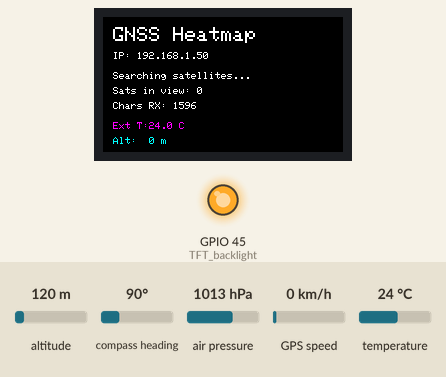
This sketch was run on a simulated ESP32. Parts: 240×135 colour display, output pins drawn as LEDs (lit = HIGH). Inputs (shaded band) come from the test bench; at power-on: altitude 120 m, temperature 24 °C, compass heading 90°, air pressure 1013 hPa, GPS speed 0 km/h. WiFi joins after 1.5 s; servers stay silent unless stated; the GPS gets a fix after 3 s at 37.7749, -122.4194 with 8 satellites; what the sketch prints to the serial monitor is not drawn.

Above: at 2.9 s.
3.0 s: altitude set to 20 m
At 4.9 s:
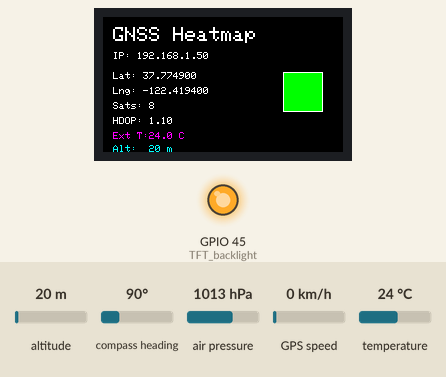
5.2 s: temperature set to 12 °C
At 6.7 s:
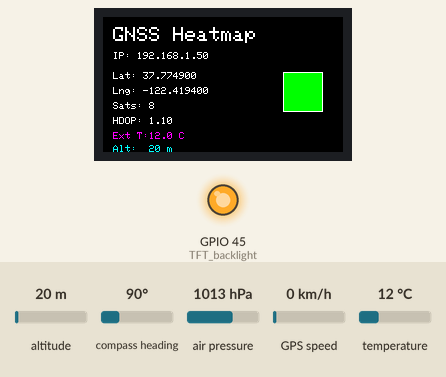
8.7 s: altitude set to 250 m
At 9.1 s:
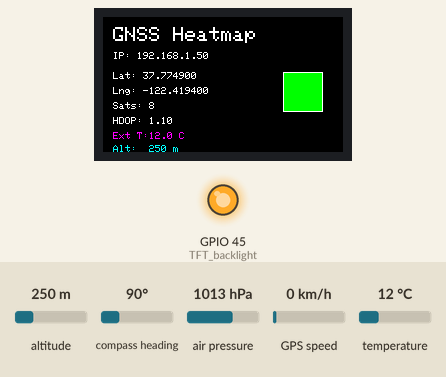
10.2 s: temperature set to 19 °C
Timing chart, 0 to 13.2 s (numbered marks = the images above; inputs shaded):
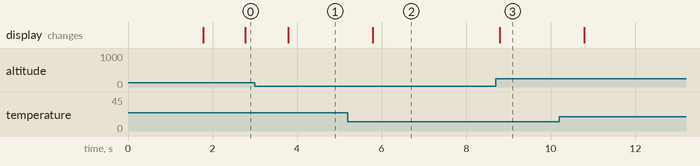

The sketch:

BIP_26_Heatmap_AddingSensorsData_V3.ino
```cpp
#include <Arduino.h>
#include <Wire.h>
#include <SPI.h>
#include <Adafruit_GFX.h>
#include <Adafruit_ST7789.h>
#include <TinyGPSPlus.h>
#include <Adafruit_BMP280.h>   // ← only new include
#include <WiFi.h>
#include <WebSocketsServer.h>

// ── Wi-Fi ─────────────────────────────────────────────────────────────────────
const char* ssid     = "iPhone14";
const char* password = "12345678";

// ── Pin definitions ───────────────────────────────────────────────────────────
#define TFT_CS         7
#define TFT_DC        39
#define TFT_RST       40
#define TFT_backlight 45
#define SPI_SCK       36
#define SPI_MISO      37
#define SPI_MOSI      35
#define I2C_SDA       42
#define I2C_SCL       41
#define GPS_RX        17
#define GPS_TX        18
#define GPS_BAUD      115200
#define BMP_ONBOARD   0x77
#define BMP_EXT       0x76

// ── Objects ───────────────────────────────────────────────────────────────────
Adafruit_ST7789  tft       = Adafruit_ST7789(TFT_CS, TFT_DC, TFT_RST);
Adafruit_BMP280  bmpOnboard;
Adafruit_BMP280  bmpExt;
TinyGPSPlus      gps;
WebSocketsServer webSocket(81);

bool bmpOnboardOK = false;
bool bmpExtOK = false;

unsigned long lastUpdate = 0;
const unsigned long UPDATE_INTERVAL = 1000;

// ── Telemetry History ─────────────────────────────────────────────────────────
struct TelemetryPoint {
  double lat; double lng; double hdop; int sats;
  float temp; float press; float alt; float speed; float dist;
};
TelemetryPoint history[300];
int histCount = 0;
unsigned long lastHistSave = 0;
const unsigned long HIST_INTERVAL = 5000; // Save history every 5 seconds (25 min total)

double lastLat = 0.0;
double lastLng = 0.0;
float totalDistance = 0.0;

// ── WebSocket event handler — UNCHANGED ──────────────────────────────────────
void webSocketEvent(uint8_t num, WStype_t type, uint8_t* payload, size_t length) {
  switch(type) {
    case WStype_DISCONNECTED:
      Serial.printf("[%u] Disconnected!\n", num);
      break;
    case WStype_CONNECTED:
      {
        IPAddress ip = webSocket.remoteIP(num);
        Serial.printf("[%u] Connected from %d.%d.%d.%d url: %s\n",
                      num, ip[0], ip[1], ip[2], ip[3], payload);
        webSocket.sendTXT(num, "{\"status\":\"connected\"}");

        // Push session history on connect
        for (int i = 0; i < histCount; i++) {
          char buf[200];
          snprintf(buf, sizeof(buf),
            "{\"lat\":%.6f,\"lng\":%.6f,\"hdop\":%.2f,\"sats\":%d,"
            "\"temp\":%.1f,\"press\":%.1f,\"altM\":%.1f,\"speed\":%.1f,\"dist\":%.1f}",
            history[i].lat, history[i].lng, history[i].hdop, history[i].sats,
            history[i].temp, history[i].press, history[i].alt, history[i].speed, history[i].dist);
          webSocket.sendTXT(num, buf);
          delay(5); // Yield to network stack to prevent buffer bloat/lag
        }
      }
      break;
    case WStype_TEXT:
    case WStype_BIN:
    case WStype_ERROR:
    case WStype_FRAGMENT_TEXT_START:
    case WStype_FRAGMENT_BIN_START:
    case WStype_FRAGMENT:
    case WStype_FRAGMENT_FIN:
      break;
  }
}

void setup() {
  Serial.begin(115200);
  Serial1.begin(GPS_BAUD, SERIAL_8N1, GPS_RX, GPS_TX);

  // ── CRITICAL INIT SEQUENCE — UNCHANGED ───────────────────────────────────
  SPI.begin(SPI_SCK, SPI_MISO, SPI_MOSI, TFT_CS);
  Wire.begin(I2C_SDA, I2C_SCL);
  pinMode(TFT_backlight, OUTPUT);
  digitalWrite(TFT_backlight, HIGH);

  tft.init(135, 240);
  tft.setRotation(3);
  tft.fillScreen(ST77XX_BLACK);

  tft.setTextColor(ST77XX_WHITE, ST77XX_BLACK);
  tft.setTextSize(2);
  tft.setCursor(10, 10);
  tft.println("GNSS Heatmap");
  tft.setTextSize(1);
  tft.setCursor(10, 40);
  tft.println("Connecting to Wi-Fi...");
  tft.setCursor(10, 60);
  tft.println(ssid);

  // ── BMP280 init — Dual Support ────────────────────────────────
  bmpOnboardOK = bmpOnboard.begin(BMP_ONBOARD);
  bmpExtOK = bmpExt.begin(BMP_EXT);

  if (bmpExtOK) {
    bmpExt.setSampling(Adafruit_BMP280::MODE_NORMAL, Adafruit_BMP280::SAMPLING_X2, Adafruit_BMP280::SAMPLING_X16, Adafruit_BMP280::FILTER_X16, Adafruit_BMP280::STANDBY_MS_500);
    Serial.println("External BMP280 (0x76) OK! Using for ambient temp.");
  } else if (bmpOnboardOK) {
    bmpOnboard.setSampling(Adafruit_BMP280::MODE_NORMAL, Adafruit_BMP280::SAMPLING_X2, Adafruit_BMP280::SAMPLING_X16, Adafruit_BMP280::FILTER_X16, Adafruit_BMP280::STANDBY_MS_500);
    Serial.println("Onboard BMP280 (0x77) OK (External not found).");
  } else {
    Serial.println("No BMP280 found — check wiring");
  }

  // ── Wi-Fi — UNCHANGED ────────────────────────────────────────────────────
  WiFi.begin(ssid, password);
  while (WiFi.status() != WL_CONNECTED) {
    delay(500);
    Serial.print(".");
  }

  webSocket.begin();
  webSocket.onEvent(webSocketEvent);

  // ── IP display — UNCHANGED ────────────────────────────────────────────────
  tft.fillScreen(ST77XX_BLACK);
  tft.setTextSize(2);
  tft.setCursor(10, 10);
  tft.println("GNSS Heatmap");
  tft.setTextSize(1);
  tft.setCursor(10, 35);
  tft.print("IP: ");
  tft.println(WiFi.localIP());
  tft.setCursor(10, 55);
  tft.println("Waiting for GPS...");
}

void loop() {
  webSocket.loop();

  while (Serial1.available() > 0) {
    gps.encode(Serial1.read());
  }

  if (millis() - lastUpdate > UPDATE_INTERVAL) {
    lastUpdate = millis();

    // ── Read Sensors every cycle ───────────────────────────────────────────
    float tempC = 0.0f;
    float press = 0.0f;

    // Prioritize external sensor if connected, otherwise fallback to onboard
    if (bmpExtOK) {
        tempC = bmpExt.readTemperature();
        press = bmpExt.readPressure() / 100.0F; // hPa
    } else if (bmpOnboardOK) {
        tempC = bmpOnboard.readTemperature();
        press = bmpOnboard.readPressure() / 100.0F; // hPa
    }
    float altM  = gps.altitude.meters();
    float speed = gps.speed.kmph();

    if (gps.location.isValid() && gps.hdop.isValid()) {
      double lat  = gps.location.lat();
      double lng  = gps.location.lng();
      double hdop = gps.hdop.hdop();
      int    sats = gps.satellites.value();

      // SMART FILTER 1: Speed Deadband
      // If speed is less than 1.5 km/h, assume stationary to prevent jitter
      if (speed < 1.5) {
          speed = 0.0;
      }

      // SMART FILTER 2: Spatial Threshold & HDOP Confidence
      if (lastLat != 0.0 && lastLng != 0.0) {
        double distMoved = TinyGPSPlus::distanceBetween(lastLat, lastLng, lat, lng);

        // Require a larger movement radius if satellite geometry (HDOP) is poor
        double minRadius = (hdop > 2.0) ? 4.0 : 2.5;

        // Only accumulate distance if we moved outside the error radius AND speed > 0
        if (distMoved >= minRadius && speed > 0.0) {
            totalDistance += distMoved;
            lastLat = lat;
            lastLng = lng;
        }
      } else {
        // Initialize origin point
        lastLat = lat;
        lastLng = lng;
      }

      // Save History every 5 seconds
      if (millis() - lastHistSave > HIST_INTERVAL) {
        lastHistSave = millis();
        if (histCount < 300) {
          history[histCount++] = {lat, lng, hdop, sats, tempC, press, altM, speed, totalDistance};
        }
      }

      // ── HDOP colour — UNCHANGED ─────────────────────────────────────────
      uint16_t color = ST77XX_RED;
      if      (hdop < 1.5) color = ST77XX_GREEN;
      else if (hdop <= 2.5) color = ST77XX_ORANGE;

      // ── TFT display — original rows kept, two new rows added ─────────────
      tft.fillRect(0, 55, 240, 85, ST77XX_BLACK); // slightly taller clear area
      tft.setCursor(10, 55);
      tft.print("Lat: ");  tft.println(lat, 6);
      tft.setCursor(10, 70);
      tft.print("Lng: ");  tft.println(lng, 6);
      tft.setCursor(10, 85);
      tft.print("Sats: "); tft.println(sats);
      tft.setCursor(10, 100);
      tft.print("HDOP: "); tft.println(hdop, 2);

      // ── Two new sensor rows ───────────────────────────────────────────────
      tft.setTextColor(ST77XX_MAGENTA, ST77XX_BLACK);
      tft.setCursor(10, 115);
      tft.print(bmpExtOK ? "Ext T:" : "Temp: ");
      tft.print((bmpExtOK || bmpOnboardOK) ? String(tempC, 1) : "N/A");
      tft.println(" C");

      tft.setTextColor(ST77XX_CYAN, ST77XX_BLACK);
      tft.setCursor(10, 128);
      tft.print("Alt:  ");
      tft.print((bmpExtOK || bmpOnboardOK) ? String(altM, 0) : "N/A");
      tft.println(" m");

      tft.setTextColor(ST77XX_WHITE, ST77XX_BLACK); // reset colour

      // ── HDOP colour box — UNCHANGED ──────────────────────────────────────
      tft.fillRect(180, 55, 40, 40, color);
      tft.drawRect(180, 55, 40, 40, ST77XX_WHITE);

      // ── JSON — broadcast all telemetry ───────────────
      char jsonBuf[200];
      snprintf(jsonBuf, sizeof(jsonBuf),
        "{\"lat\":%.6f,\"lng\":%.6f,\"hdop\":%.2f,\"sats\":%d,"
        "\"temp\":%.1f,\"press\":%.1f,\"altM\":%.1f,\"speed\":%.1f,\"dist\":%.1f}",
        lat, lng, hdop, sats, tempC, press, altM, speed, totalDistance);

      // Send via Wi-Fi
      webSocket.broadcastTXT(jsonBuf);

      // Send via USB Cable (Web Serial API)
      Serial.println(jsonBuf);

    } else {
      // ── No fix — UNCHANGED, sensor rows still shown ──────────────────────
      tft.fillRect(0, 55, 240, 85, ST77XX_BLACK);
      tft.setTextColor(ST77XX_WHITE, ST77XX_BLACK);
      tft.setCursor(10, 55);
      tft.println("Searching satellites...");
      tft.setCursor(10, 70);
      tft.print("Sats in view: "); tft.println(gps.satellites.value());
      tft.setCursor(10, 85);
      tft.print("Chars RX: ");     tft.println(gps.charsProcessed());

      // Sensor data still displayed while searching
      tft.setTextColor(ST77XX_MAGENTA, ST77XX_BLACK);
      tft.setCursor(10, 105);
      tft.print(bmpExtOK ? "Ext T:" : "Temp: ");
      tft.print((bmpExtOK || bmpOnboardOK) ? String(tempC, 1) : "N/A");
      tft.println(" C");

      tft.setTextColor(ST77XX_CYAN, ST77XX_BLACK);
      tft.setCursor(10, 120);
      tft.print("Alt:  ");
      tft.print((bmpExtOK || bmpOnboardOK) ? String(altM, 0) : "N/A");
      tft.println(" m");

      tft.setTextColor(ST77XX_WHITE, ST77XX_BLACK);
    }
  }
}
```

Measured:
- after the input at 3.0 s, the display: changes after 0.79 s (image 1)
- after the input at 5.2 s, the display: changes after 0.59 s (image 2)
- after the input at 8.7 s, the display: changes after 0.10 s (image 3)
